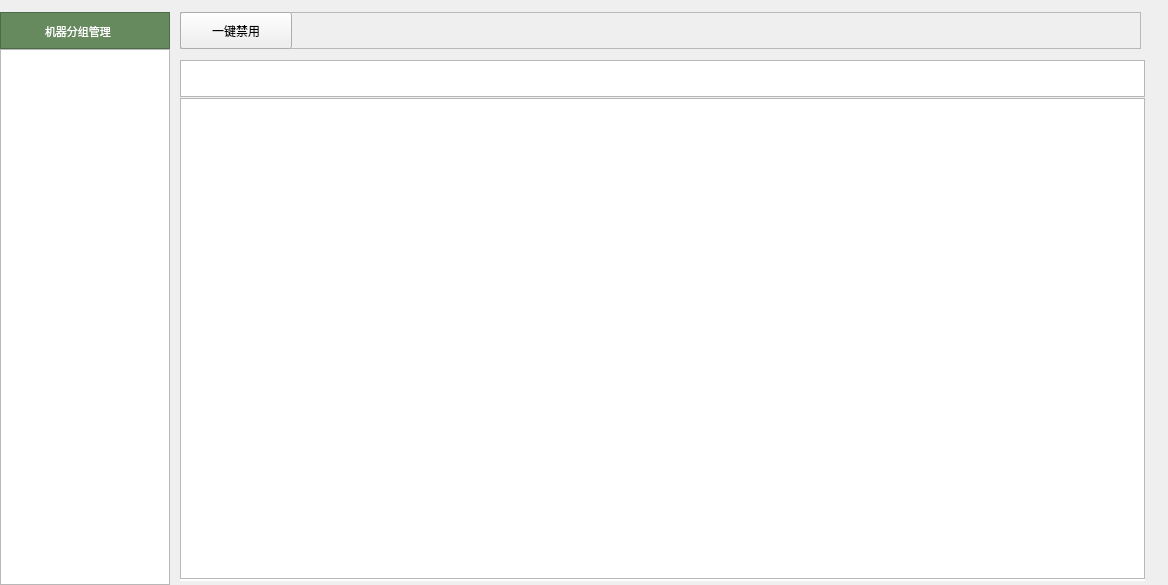
<?xml version="1.0" encoding="UTF-8"?>
<ui version="4.0">
 <class>InnerRuleWidget</class>
 <widget class="QWidget" name="InnerRuleWidget">
  <property name="geometry">
   <rect>
    <x>0</x>
    <y>0</y>
    <width>1168</width>
    <height>585</height>
   </rect>
  </property>
  <property name="windowTitle">
   <string>Form</string>
  </property>
  <property name="styleSheet">
   <string notr="true"/>
  </property>
  <widget class="QListWidget" name="groupListWidget">
   <property name="geometry">
    <rect>
     <x>0</x>
     <y>49</y>
     <width>170</width>
     <height>536</height>
    </rect>
   </property>
   <property name="styleSheet">
    <string notr="true"/>
   </property>
  </widget>
  <widget class="QFrame" name="groupTitleFrame">
   <property name="geometry">
    <rect>
     <x>0</x>
     <y>12</y>
     <width>170</width>
     <height>37</height>
    </rect>
   </property>
   <property name="styleSheet">
    <string notr="true">background-color: #66895D;</string>
   </property>
   <property name="frameShape">
    <enum>QFrame::StyledPanel</enum>
   </property>
   <property name="frameShadow">
    <enum>QFrame::Raised</enum>
   </property>
   <widget class="QLabel" name="label">
    <property name="geometry">
     <rect>
      <x>45</x>
      <y>9</y>
      <width>101</width>
      <height>21</height>
     </rect>
    </property>
    <property name="font">
     <font>
      <family>Microsoft YaHei</family>
      <pointsize>8</pointsize>
     </font>
    </property>
    <property name="styleSheet">
     <string notr="true">color: white;</string>
    </property>
    <property name="text">
     <string>机器分组管理</string>
    </property>
   </widget>
   <widget class="QLabel" name="label_2">
    <property name="geometry">
     <rect>
      <x>20</x>
      <y>10</y>
      <width>19</width>
      <height>19</height>
     </rect>
    </property>
    <property name="text">
     <string/>
    </property>
    <property name="pixmap">
     <pixmap resource="../image.qrc">:/res/image/agentMan/group_icon.png</pixmap>
    </property>
   </widget>
  </widget>
  <widget class="QFrame" name="toolbarFrame">
   <property name="geometry">
    <rect>
     <x>180</x>
     <y>12</y>
     <width>961</width>
     <height>37</height>
    </rect>
   </property>
   <property name="frameShape">
    <enum>QFrame::StyledPanel</enum>
   </property>
   <property name="frameShadow">
    <enum>QFrame::Raised</enum>
   </property>
   <widget class="QPushButton" name="pushButton">
    <property name="geometry">
     <rect>
      <x>0</x>
      <y>0</y>
      <width>112</width>
      <height>37</height>
     </rect>
    </property>
    <property name="font">
     <font>
      <family>Microsoft YaHei</family>
     </font>
    </property>
    <property name="styleSheet">
     <string notr="true"/>
    </property>
    <property name="text">
     <string>一键禁用</string>
    </property>
   </widget>
  </widget>
  <widget class="QFrame" name="tabWidgetFrame">
   <property name="geometry">
    <rect>
     <x>180</x>
     <y>60</y>
     <width>965</width>
     <height>521</height>
    </rect>
   </property>
   <property name="styleSheet">
    <string notr="true">background-color: white;</string>
   </property>
   <widget class="QTabWidget" name="tabWidget">
    <property name="geometry">
     <rect>
      <x>0</x>
      <y>0</y>
      <width>965</width>
      <height>38</height>
     </rect>
    </property>
    <property name="whatsThis">
     <string>&lt;html&gt;&lt;head/&gt;&lt;body&gt;&lt;p&gt;&lt;br/&gt;&lt;/p&gt;&lt;/body&gt;&lt;/html&gt;</string>
    </property>
    <property name="styleSheet">
     <string notr="true"/>
    </property>
    <property name="currentIndex">
     <number>-1</number>
    </property>
   </widget>
  </widget>
  <widget class="QTableWidget" name="tableWidget">
   <property name="geometry">
    <rect>
     <x>180</x>
     <y>98</y>
     <width>965</width>
     <height>481</height>
    </rect>
   </property>
  </widget>
 </widget>
 <resources>
  <include location="../image.qrc"/>
 </resources>
 <connections/>
</ui>
